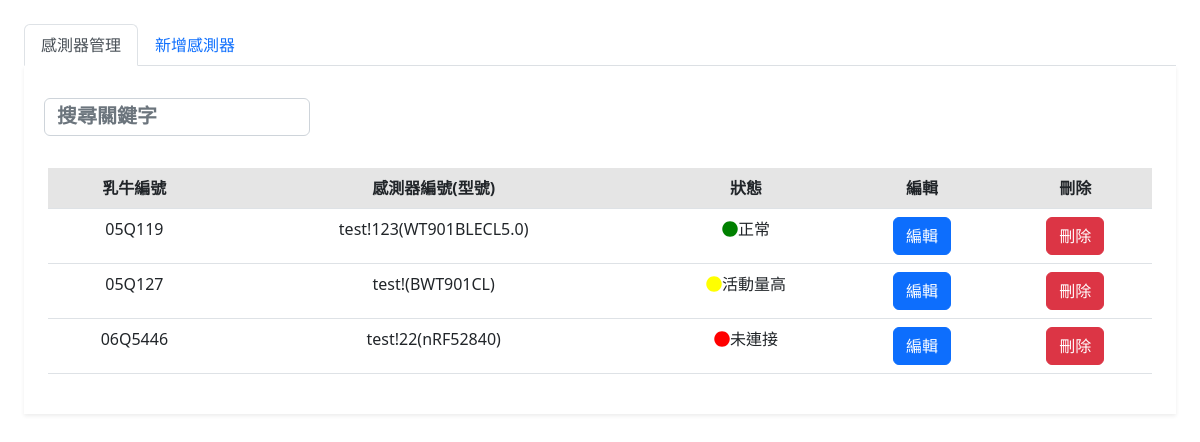
The app's page /fRecord/sensorManagement/sensorManagement.php with its own data.
### tables this page shows
CREATE TABLE `sensor_management` (
  `uuid` varchar(64) NOT NULL,
  `model` varchar(64) NOT NULL,
  `states` varchar(64) NOT NULL,
  `cid` varchar(64) NOT NULL,
  `recordTime` timestamp NOT NULL DEFAULT current_timestamp()
);

### fRecord/sensorManagement/sensorManagement.php (the view, shortened to what this page needs)
<?php
require_once("../../SQLServer.php");
?>
<!DOCTYPE html>
<html lang="zh-TW">
<head>
  <link href="https://cdn.jsdelivr.net/npm/bootstrap@5.2.2/dist/css/bootstrap.min.css" rel="stylesheet">
  <link rel="stylesheet" href="../../css/text_box2.css">
  <link rel="stylesheet" href="../../css/indexcss.css">
  <link rel="stylesheet" TYPE="text/css" href="https://cdnjs.cloudflare.com/ajax/libs/font-awesome/4.7.0/css/font-awesome.css">
  <link rel="stylesheet" href="https://use.fontawesome.com/releases/v5.8.2/css/all.css">
</head>
<body>
  <div name="content" style="width:100%; height: 100vh ;   padding:1.5rem  ;   ">
    <div class="tab-content">
      <ul class="nav nav-tabs" role="tablist">
        <li class="nav-item">
          <a href="#sensorManagement" class="nav-link active" data-toggle="tab">感測器管理</a>
        </li>
        <li class="nav-item">
          <a href="#addSensorDevices" class="nav-link" data-toggle="tab">新增感測器</a>
        </li>
      </ul>
      <div class="tab-pane active bg-white shadow-sm p-4" id="sensorManagement">
        <div class="row">
          <div class="col-md-3 p-2">
            <input type="search" class="search form-control" data-table="table table-hover" placeholder="搜尋關鍵字" style="width:100%;">
          </div>
        </div>
        <br>
        <div class="table-responsive" style="overflow: hidden;">
          <div id="cow_table" style="text-align:center;">
            <table id="rule" class="table table-hover">
              <thead>
                <tr class="table-active">
                  <th>乳牛編號</th>
                  <th>感測器編號(型號)</th>
                  <th>狀態</th>
                  <th>編輯</th>
                  <th>刪除</th>
                </tr>
              </thead>
              <tbody>
                <?php
                $query = "SELECT * FROM sensor_management ";
                $query .= "ORDER BY cid ";
                $result = mysqli_query($db_link, $query);
                $i = 1;
                while ($row = mysqli_fetch_array($result)) {
                  $cid = $row['cid'];
                  $uuid = $row['uuid'];
                  $model = $row['model'];
                  $states = $row['states'];
                ?>
                  <tr>
                    <td><?php echo $cid ?></td>
                    <td><?php echo $uuid . '(' . $model.")" ?></td>
                    <td><?php
                        if ($states == '未連接') {
                          echo "<i class=\"fas fa-circle\" style=\"color: red;\"></i>";
                        } elseif ($states == '正常') {
                          echo "<i class=\"fas fa-circle\" style=\"color: green;\"></i>";
                        } else {
                          echo "<i class=\"fas fa-circle\" style=\"color: yellow;\"></i>";
                        }
                        echo $states ?></td>
                    <td><button class="view_data btn btn-primary" GetUuid="<?php echo $uuid;
                                                                          ?>">編輯</button></td>
                    <?php
                    echo "<td><button id=\"linkDel_$i\" onclick=\"#del\" class=\"btn btn-danger\">刪除</button></td>";
                    ?>
                  </tr>
                <?php
                  $i += 1;
                }
                ?>
              </tbody>
            </table>
          </div>
        </div>
      </div>
    </div>
  </div>
</body>
</html>

### css/text_box2.css (style rules this page uses)
::placeholder { color: #FFF; font-size:20px; text-align:left; font-weight:bolder; }

### css/indexcss.css (style rules this page uses)
html, body { height: 100%; }

### records on screen
sensor_management: cid "05Q119", uuid "test!123", model "WT901BLECL5.0", states "正常"
sensor_management: cid "05Q127", uuid "test!", model "BWT901CL", states "活動量高"
sensor_management: cid "06Q5446", uuid "test!22", model "nRF52840", states "未連接"
